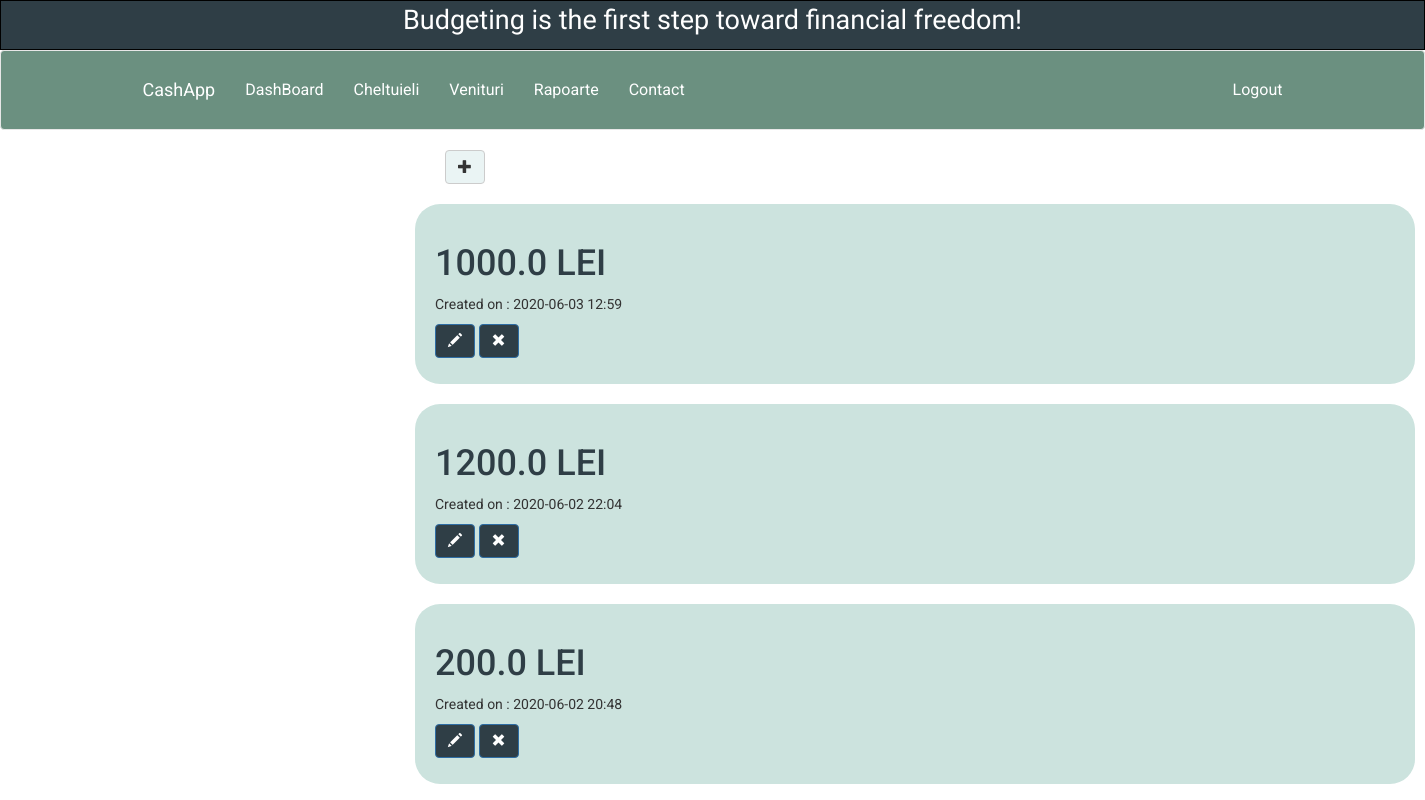
Page /cheltuieli/ (signed in) on the earlier database version.
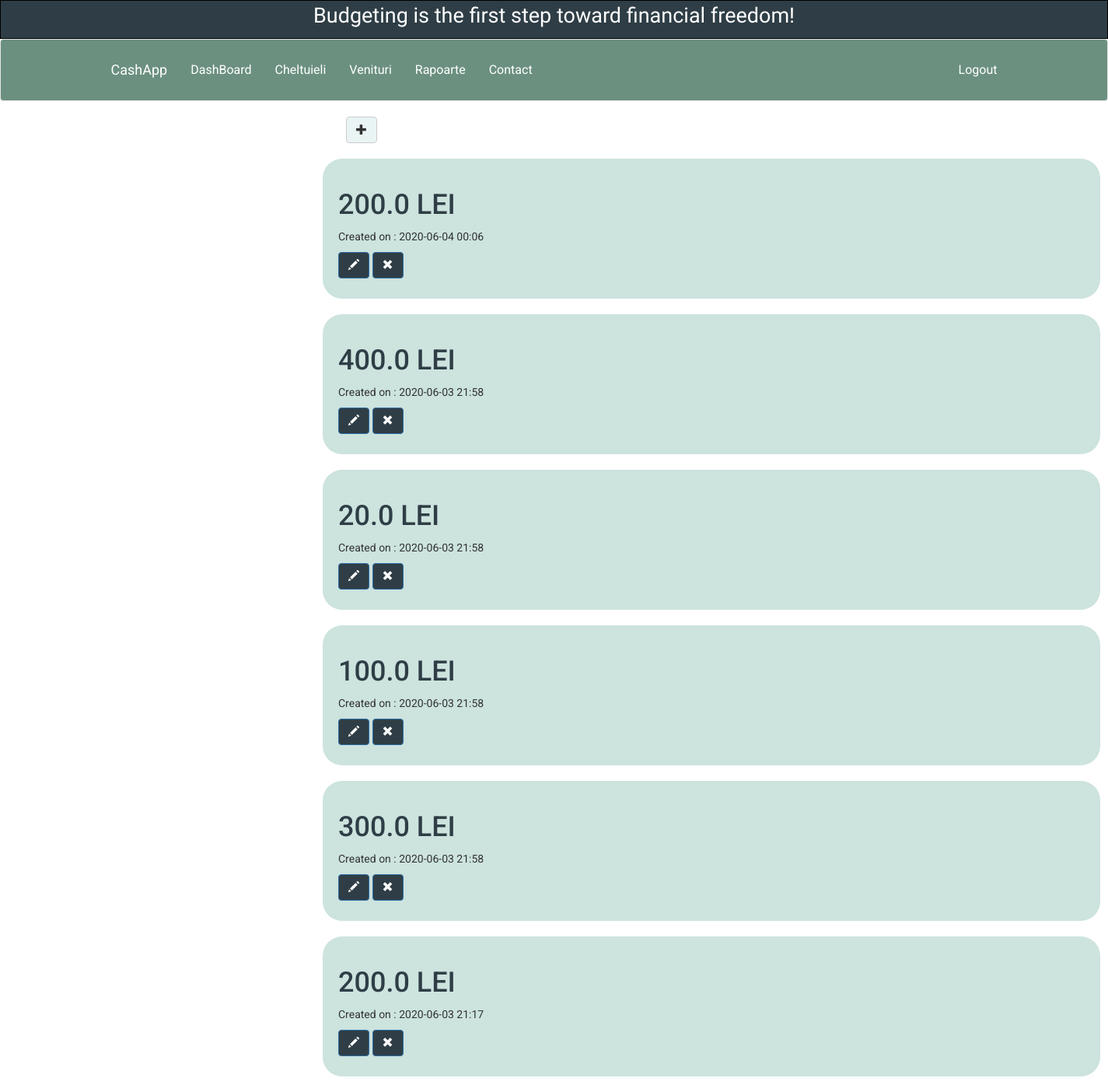
Same page on the later database version.
### basic_app/models.py (models this page shows, shortened)
class Cheltuieli(models.Model):
    user = models.ForeignKey('auth.User', on_delete=models.CASCADE)
    sumaCheltuita = models.FloatField()
    create_date = models.DateTimeField(default=timezone.now)
    note = models.CharField(max_length=80, blank=True)
    atasament_cheltuieli = models.ImageField(upload_to='atasament_cheltuieli',null=True, blank=True)
    categorie = models.CharField(max_length=15, choices=CATEGORIE_CHOICES, default="diverse")

### basic_app/views.py (the view)
# urls.py: url(r'^cheltuieli/$', views.CheltuieliListView.as_view(),name="cheltuieli_list"),
class CheltuieliListView(LoginRequiredMixin,ListView):
    model = Cheltuieli
    def get_queryset(self):
        return Cheltuieli.objects.filter(create_date__lte=timezone.now()).order_by('-create_date')

### basic_app/templates/basic_app/cheltuieli_list.html
{%extends 'basic_app/base.html' %}
{% block body_block %}
<div class="centerstage">
  <div class="col-md-8">
    <div class="blog_post">
<a class ='btn btn-default add-button-cheltuieli' href="{% url 'cheltuieli_new' %}"><span class='glyphicon glyphicon-plus'></a>
  {% if user.is_authenticated %}
  {% for cheltuieli in cheltuieli_list %}
  <div class="cheltuieli">
      <h1><a class="textCheltuieli" href="{% url 'cheltuieli_detail' pk=cheltuieli.pk %}">{{cheltuieli.sumaCheltuita}} LEI</a></h1>
      <div class="date">
          <p>Created on : {{cheltuieli.create_date|date:"Y-m-d H:i"}}</p>
          <a class='btn btn-primary cheltuieliPencil' href="{% url 'cheltuieli_update' pk=cheltuieli.pk %}">
            <span class='glyphicon glyphicon-pencil '></span>  </a>
          <a class='btn btn-primary cheltuieliRemove' href="{% url 'cheltuieli_remove' pk=cheltuieli.pk %}">
            <span class='glyphicon glyphicon-remove '></span>  </a>
      </div>
  </div>
  {% endfor %}
</div>
{% endif %}
</div>
</div>
{% endblock %}

### basic_app/templates/basic_app/base.html (shortened to what this page needs)
<!DOCTYPE html>
{% load static %}
<html lang="en" dir="ltr">
  <head>
  <link rel="stylesheet" href="https://maxcdn.bootstrapcdn.com/bootstrap/3.4.1/css/bootstrap.min.css">
  <link rel="stylesheet" href="{% static 'css/app.css' %}">
  </head>
  <body class="bodyClass">
    <div class="slogan">
        Budgeting is the first step toward financial freedom!
    </div>
    {% if user.is_authenticated %}
    <nav class="navbar navbar-default techfont custom-navbar">
      <div class="container ">
        <ul class="nav navbar-nav navBarNav">
          <li><a class='navbar-brand bigbrand' href="">CashApp</a></li>
          <li><a href="{% url 'dashboard' %}">DashBoard</a></li>
          <li><a href="{% url 'cheltuieli_list' %}">Cheltuieli</a></li>
          <li><a href="{% url 'venituri_list' %}">Venituri</a></li>
          <li><a href="{% url 'rapoarte' %}">Rapoarte</a></li>
          <li><a href="{% url 'contact' %}">Contact</a></li>
        </ul>
        <ul class="nav navbar-nav navbar-right">
          <li><a href="{% url 'logout' %}">Logout</a></li>
        </ul>
      </div>
    </nav>
    {% endif %}
                    {% block body_block %}
                    {% endblock %}
  </body>
</html>

### basic_app/static/css/app.css (style rules this page uses)
.bodyClass { background-color:white; font-family: 'Roboto', sans-serif; }
.slogan { border: 1px black solid; height: 50px; background-color:#2f3e46; color:white; text-align: center; font-family: 'Archivo Black', sans-serif; font-size: 27px; }
.custom-navbar { height: 80px; padding-top:14px; font-size: 16px; background-color: #6b9080; }
.add-button-cheltuieli { background-color:#eaf4f4; position: relative; right: -430px; }
.cheltuieliPencil { background-color:#2f3e46; }
.cheltuieliRemove { background-color:#2f3e46; }
.textCheltuieli { color:#2f3e46; }
.navBarNav li a { color:white !important; }
.navbar-right li a { color:white !important; }
.cheltuieli { border-radius: 25px; background-color:#cce3de; padding: 20px; width: 1000px; height: 180px; margin:20px auto; margin-left: 400px !important; }

Differences in the rows shown:
removed Cheltuieli: sumaCheltuita "1000.0", create_date "2020-06-03 12:59"
removed Cheltuieli: sumaCheltuita "1200.0", create_date "2020-06-02 22:04"
removed Cheltuieli: sumaCheltuita "200.0", create_date "2020-06-02 20:48"
added Cheltuieli: sumaCheltuita "200.0", create_date "2020-06-04 00:06"
added Cheltuieli: sumaCheltuita "400.0", create_date "2020-06-03 21:58"
added Cheltuieli: sumaCheltuita "20.0", create_date "2020-06-03 21:58"
added Cheltuieli: sumaCheltuita "100.0", create_date "2020-06-03 21:58"
added Cheltuieli: sumaCheltuita "300.0", create_date "2020-06-03 21:58"
added Cheltuieli: sumaCheltuita "200.0", create_date "2020-06-03 21:17"
